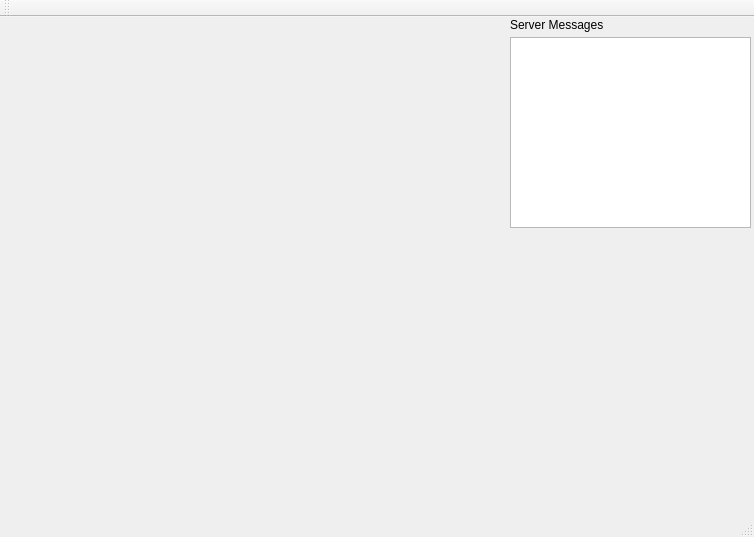
<?xml version="1.0" encoding="UTF-8"?>
<ui version="4.0">
 <class>PolyworldAgent</class>
 <widget class="QMainWindow" name="PolyworldAgent">
  <property name="geometry">
   <rect>
    <x>0</x>
    <y>0</y>
    <width>754</width>
    <height>537</height>
   </rect>
  </property>
  <property name="windowTitle">
   <string>PolyworldAgent</string>
  </property>
  <widget class="QWidget" name="centralWidget">
   <widget class="QTextEdit" name="statusEdit">
    <property name="geometry">
     <rect>
      <x>510</x>
      <y>20</y>
      <width>241</width>
      <height>191</height>
     </rect>
    </property>
   </widget>
   <widget class="QLabel" name="label">
    <property name="geometry">
     <rect>
      <x>510</x>
      <y>0</y>
      <width>111</width>
      <height>16</height>
     </rect>
    </property>
    <property name="text">
     <string>Server Messages</string>
    </property>
   </widget>
  </widget>
  <widget class="QMenuBar" name="menuBar">
   <property name="geometry">
    <rect>
     <x>0</x>
     <y>0</y>
     <width>754</width>
     <height>20</height>
    </rect>
   </property>
  </widget>
  <widget class="QToolBar" name="mainToolBar">
   <attribute name="toolBarArea">
    <enum>TopToolBarArea</enum>
   </attribute>
   <attribute name="toolBarBreak">
    <bool>false</bool>
   </attribute>
  </widget>
  <widget class="QStatusBar" name="statusBar"/>
 </widget>
 <layoutdefault spacing="6" margin="11"/>
 <resources/>
 <connections/>
</ui>
